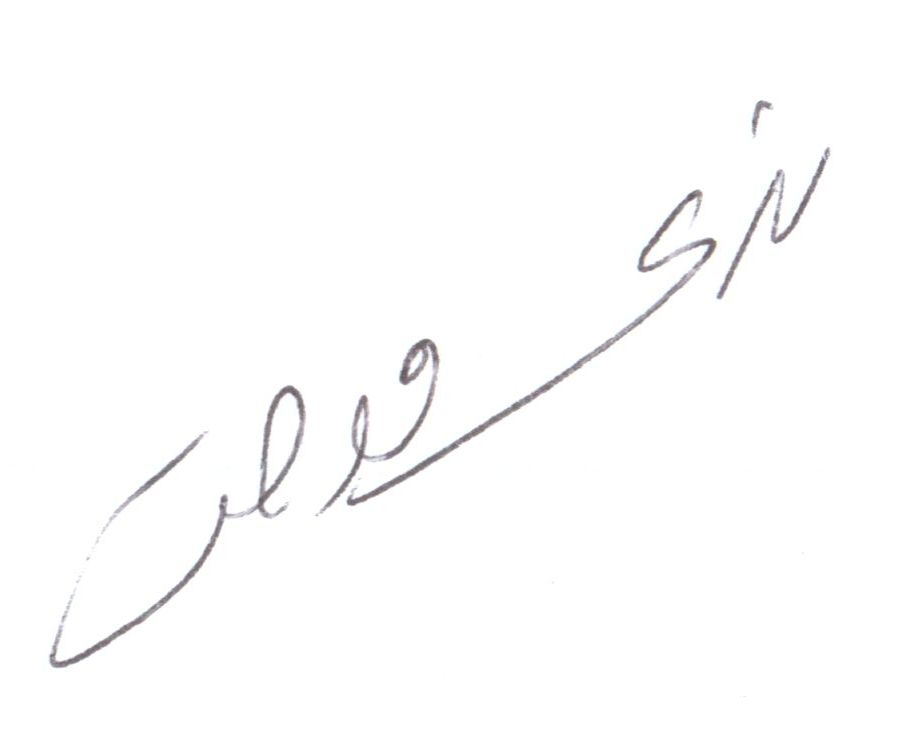
#> input picture Data/signature.jpg, 914 x 734 px; the run also reads 1 picture not shown here
$ python main-app.py   (Python 2 division)   (older library calls are emulated)
#> lines starting #> are read from the running program, lines starting #| are printed output that depends on the picture; after the words box and inside, x2 and y2 are one past the last pixel; in counts of white or black regions, pixels touching at a corner belong together; long printed decimals are rounded
### Libraries/ExtractKeypoints/ExtractKeypoints.py
import cv2
import numpy as np
from skimage.morphology import skeletonize

from Libraries.Preprocessing.Preprocessing import preprocessing


def noiseRemoval(img):
    tmp0 = np.array(img[:])
    tmp0 = np.array(tmp0)
    tmp1 = tmp0 / 255
    tmp2 = np.array(tmp1)
    tmp3 = np.array(tmp2)

    Img = np.array(tmp0)
    filTer = np.zeros((10, 10))
    W, H = tmp0.shape[:2]
    fsize = 6

    for i in range(W - fsize):
        for j in range(H - fsize):
            filTer = tmp1[i:i + fsize, j:j + fsize]

            flag = 0
            if sum(filTer[:, 0]) == 0:
                flag += 1
            if sum(filTer[:, fsize - 1]) == 0:
                flag += 1
            if sum(filTer[0, :]) == 0:
                flag += 1
            if sum(filTer[fsize - 1, :]) == 0:
                flag += 1
            if flag > 3:
                tmp2[i:i + fsize, j:j + fsize] = np.zeros((fsize, fsize))

    return tmp2


def extractKeypoints(img):
    clahe = cv2.createCLAHE(clipLimit=2.0, tileGridSize=(8, 8))
    img = clahe.apply(img)
    img = preprocessing(img)
    img = np.array(img, dtype=np.uint8)

    ret, img = cv2.threshold(img, 127, 255, cv2.THRESH_BINARY_INV | cv2.THRESH_OTSU)

    img[img == 255] = 1

    skeleton = skeletonize(img)
    skeleton = np.array(skeleton, dtype=np.uint8)
    skeleton = noiseRemoval(skeleton)

    harris_corners = cv2.cornerHarris(img, 3, 3, 0.04)
    harris_normalized = cv2.normalize(harris_corners, 0, 255, norm_type=cv2.NORM_MINMAX, dtype=cv2.CV_32FC1)
    threshold_harris = 125

    keypoints = []
    for x in range(0, harris_normalized.shape[0]):
        for y in range(0, harris_normalized.shape[1]):
            if harris_normalized[x][y] > threshold_harris:
                keypoints.append(cv2.KeyPoint(y, x, 1))

    orb = cv2.ORB_create()

    _, des = orb.compute(img, keypoints)
    return keypoints, des

### Libraries/StrokeSegmentation/StrokeSegmentation.py
import numpy as np


def normalise(img, mean, std):
    normed = (img - np.mean(img)) / (np.std(img))
    return normed


def strokeSeg(im, blksze, thresh):
#> called with blksze = 16, thresh = 0.3
    rows, cols = im.shape
#> rows = 734; cols = 914

    im = normalise(im, 0, 1)

    new_rows = np.int(blksze * np.ceil((np.float(rows)) / (np.float(blksze))))
#> new_rows = 736
    new_cols = np.int(blksze * np.ceil((np.float(cols)) / (np.float(blksze))))
#> new_cols = 928

    padded_img = np.zeros((new_rows, new_cols))
    stddevim = np.zeros((new_rows, new_cols))

    padded_img[0:rows][:, 0:cols] = im

    for i in range(0, new_rows, blksze):
        for j in range(0, new_cols, blksze):
            block = padded_img[i:i + blksze][:, j:j + blksze]

            stddevim[i:i + blksze][:, j:j + blksze] = np.std(block) * np.ones(block.shape)

    stddevim = stddevim[0:rows][:, 0:cols]
#> stddevim: shape (734, 914) float64

    mask = stddevim > thresh
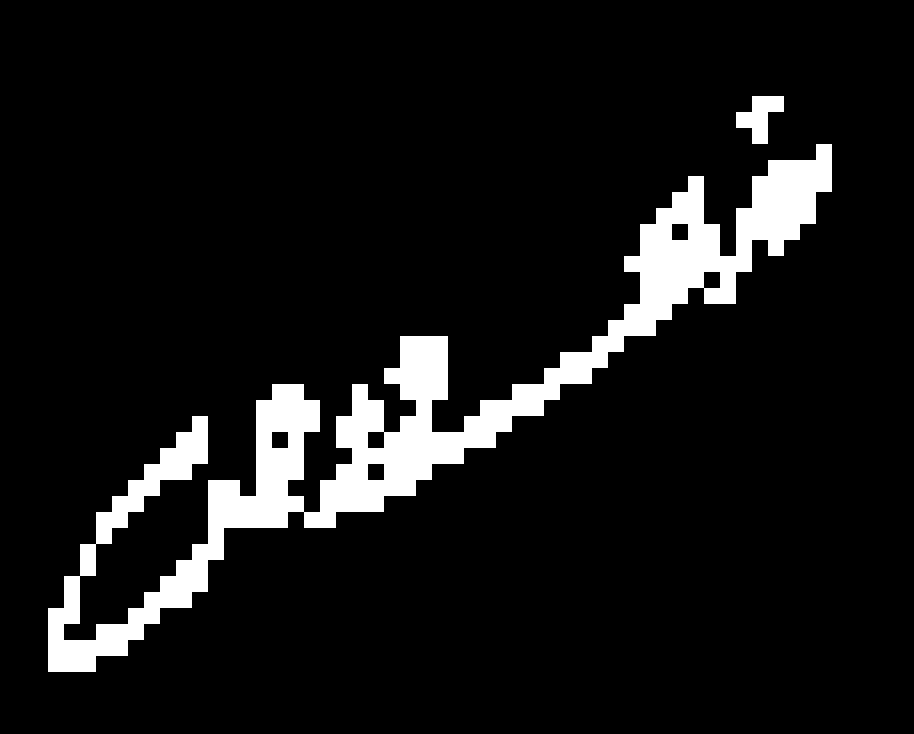
#> mask: shape (734, 914) bool; 8.5% white; 2 white regions, box (x1, y1, x2, y2) and area: (48, 144, 832, 672) 55552, (736, 96, 784, 144) 1280

    mean_val = np.mean(im[mask])
#> mean_val = -1.73

    std_val = np.std(im[mask])
#> std_val = 2.92

    normim = (im - mean_val) / std_val
    return normim, mask

### Libraries/StrokeOrient/StrokeOrient.py
from scipy import signal, ndimage
import cv2
import numpy as np


def strokeOrient(im, gradientsigma, blocksigma, orientsmoothsigma):
#> called with gradientsigma = 1, blocksigma = 7, orientsmoothsigma = 7
    rows, cols = im.shape
#> rows = 734; cols = 914
    sze = np.fix(6 * gradientsigma)
    if np.remainder(sze, 2) == 0:
        sze = sze + 1

    gauss = cv2.getGaussianKernel(np.int(sze), gradientsigma)
    f = gauss * gauss.T

    fy, fx = np.gradient(f)
    Gx = signal.convolve2d(im, fx, mode='same')
    Gy = signal.convolve2d(im, fy, mode='same')

    Gxx = np.power(Gx, 2)
    Gyy = np.power(Gy, 2)
    Gxy = Gx * Gy

    sze = np.fix(6 * blocksigma)

    gauss = cv2.getGaussianKernel(np.int(sze), blocksigma)
    f = gauss * gauss.T

    Gxx = ndimage.convolve(Gxx, f)
    Gyy = ndimage.convolve(Gyy, f)
    Gxy = 2 * ndimage.convolve(Gxy, f)
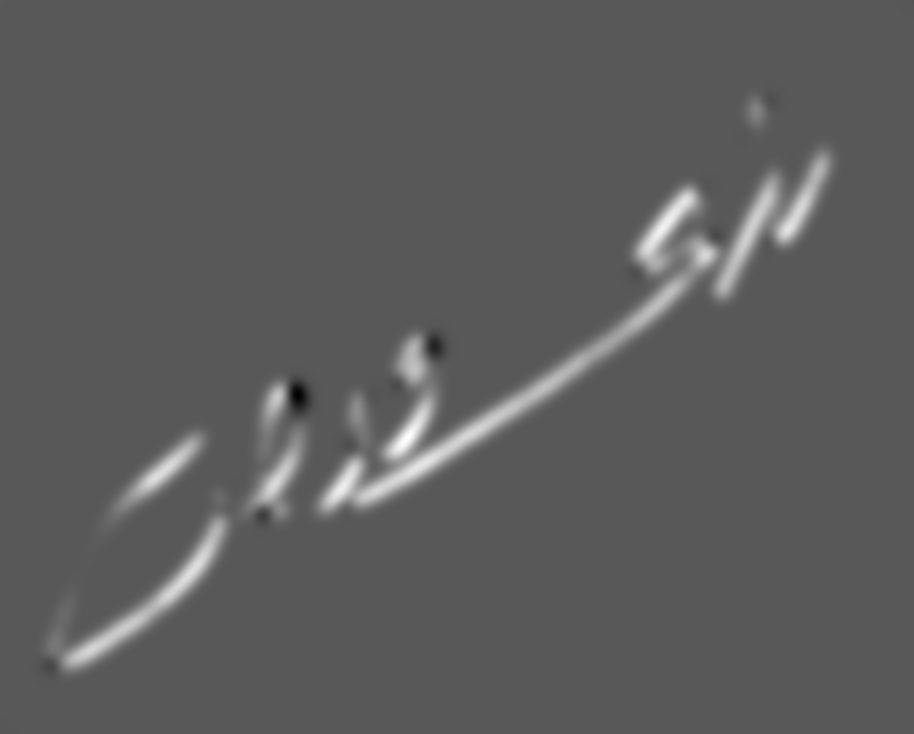
#> Gxy: shape (734, 914) float64; min -0.131, max 0.248, mean 0.00702; drawn with min black and max white
    denom = np.sqrt(np.power(Gxy, 2) + np.power((Gxx - Gyy), 2)) + np.finfo(float).eps

    sin2theta = Gxy / denom
    cos2theta = (Gxx - Gyy) / denom

    if orientsmoothsigma:
        sze = np.fix(6 * orientsmoothsigma)
        if np.remainder(sze, 2) == 0:
            sze = sze + 1
        gauss = cv2.getGaussianKernel(np.int(sze), orientsmoothsigma)
        f = gauss * gauss.T
        cos2theta = ndimage.convolve(cos2theta, f)
        sin2theta = ndimage.convolve(sin2theta, f)

    orientim = np.pi / 2 + np.arctan2(sin2theta, cos2theta) / 2
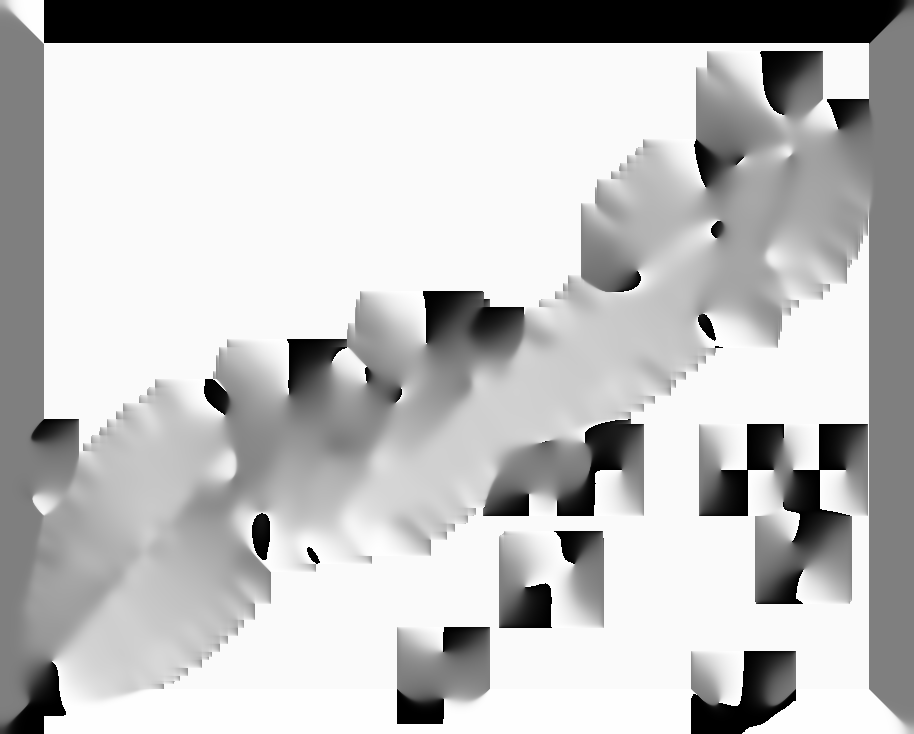
#> orientim: shape (734, 914) float64; min 0, max 3.14, mean 2.34; drawn with min black and max white
    return orientim

### Libraries/StrokeFrequency/StrokeFrequency.py
import math
import numpy as np
import scipy


def strokeFreq(im, mask, orient, blksze, windsze, minWaveLength, maxWaveLength):
#> called with blksze = 38, windsze = 5, minWaveLength = 5, maxWaveLength = 15
    rows, cols = im.shape
#> rows = 734; cols = 914
    freq = np.zeros((rows, cols))

    for r in range(0, rows - blksze, blksze):
        for c in range(0, cols - blksze, blksze):
            blkim = im[r:r + blksze][:, c:c + blksze]
            blkor = orient[r:r + blksze][:, c:c + blksze]

            freq[r:r + blksze][:, c:c + blksze] = frequencyQuery(blkim, blkor, windsze, minWaveLength, maxWaveLength)
#> this loop made 19 passes
#> pass 1, in frequencyQuery (call 3), `rotim = rotim[offset:offset + cropsze][:, offset:offset + cropsze]`:
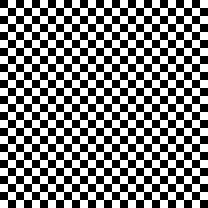
#> rotim: shape (26, 26) float64 (shown 8 times larger); values 0.647 (black) and 0.647 (white), 50% white in thin lines or dots
#> after the loop: blkim: shape (38, 38) float64; every value is 0.647

    freq = freq * mask
    freq_1d = np.reshape(freq, (1, rows * cols))
    ind = np.where(freq_1d > 0)

    ind = np.array(ind)
    ind = ind[1, :]

    non_zero_elems_in_freq = freq_1d[0][ind]

    meanfreq = np.mean(non_zero_elems_in_freq)
    medianfreq = np.median(non_zero_elems_in_freq)
    return freq, meanfreq


def frequencyQuery(im, orientim, windsze, minWaveLength, maxWaveLength):
    rows, cols = np.shape(im)
    cosorient = np.mean(np.cos(2 * orientim))
    sinorient = np.mean(np.sin(2 * orientim))
    orient = math.atan2(sinorient, cosorient) / 2
    rotim = scipy.ndimage.rotate(im, orient / np.pi * 180 + 90, axes=(1, 0), reshape=False, order=3, mode='nearest')
    cropsze = int(np.fix(rows / np.sqrt(2)))
    offset = int(np.fix((rows - cropsze) / 2))
    rotim = rotim[offset:offset + cropsze][:, offset:offset + cropsze]
    proj = np.sum(rotim, axis=0)
    dilation = scipy.ndimage.grey_dilation(proj, windsze, structure=np.ones(windsze))

    temp = np.abs(dilation - proj)

    peak_thresh = 2

    maxpts = (temp < peak_thresh) & (proj > np.mean(proj))
    maxind = np.where(maxpts)

    rows_maxind, cols_maxind = np.shape(maxind)
    if cols_maxind < 2:
        freqim = np.zeros(im.shape)
    else:
        NoOfPeaks = cols_maxind
        waveLength = (maxind[0][cols_maxind - 1] - maxind[0][0]) / (NoOfPeaks - 1)
        if minWaveLength <= waveLength <= maxWaveLength:
            freqim = 1 / np.double(waveLength) * np.ones(im.shape)
        else:
            freqim = np.zeros(im.shape)

    return freqim

### Libraries/Preprocessing/Preprocessing.py
from Libraries.StrokeFilter.StrokeFilter import strokeFilter
from Libraries.StrokeFrequency.StrokeFrequency import strokeFreq
from Libraries.StrokeOrient.StrokeOrient import strokeOrient
from Libraries.StrokeSegmentation.StrokeSegmentation import strokeSeg


def preprocessing(img):
    blksze = 16
    thresh = 0.3
    normim, mask = strokeSeg(img, blksze, thresh)

    gradientsigma = 1
    blocksigma = 7
    orientsmoothsigma = 7
    orientim = strokeOrient(normim, gradientsigma, blocksigma, orientsmoothsigma)

    blksze = 38
    windsze = 5
    minWaveLength = 5
    maxWaveLength = 15
    freq, medfreq = strokeFreq(normim, mask, orientim, blksze, windsze, minWaveLength, maxWaveLength)

    freq = medfreq * mask
    kx = 0.65
    ky = 0.65
    newim = strokeFilter(normim, orientim, freq, kx, ky)
    return newim < -3

### Libraries/StrokeFilter/StrokeFilter.py
import numpy as np
import scipy


def strokeFilter(im, orient, freq, kx, ky):
#> called with kx = 0.65, ky = 0.65
    angleInc = 3
    im = np.double(im)
    rows, cols = im.shape
    newim = np.zeros((rows, cols))

    freq_1d = np.reshape(freq, (1, rows * cols))
    ind = np.where(freq_1d > 0)

    ind = np.array(ind)
    ind = ind[1, :]

    non_zero_elems_in_freq = freq_1d[0][ind]
    non_zero_elems_in_freq = np.double(np.round((non_zero_elems_in_freq * 100))) / 100

    unfreq = np.unique(non_zero_elems_in_freq)
    sigmax = 1 / unfreq[0] * kx
    sigmay = 1 / unfreq[0] * ky

    sze = np.round(3 * np.max([sigmax, sigmay]))

    x, y = np.meshgrid(np.linspace(-sze, sze, (2 * sze + 1)), np.linspace(-sze, sze, (2 * sze + 1)))

    reffilter = np.exp(-((np.power(x, 2)) / (sigmax * sigmax) + (np.power(y, 2)) / (sigmay * sigmay))) * np.cos(
        2 * np.pi * unfreq[0] * x)

    filt_rows, filt_cols = reffilter.shape

    gabor_filter = np.array(np.zeros((180 / angleInc, filt_rows, filt_cols)))

    for o in range(0, 180 / angleInc):
        rot_filt = scipy.ndimage.rotate(reffilter, -(o * angleInc + 90), reshape=False)
        gabor_filter[o] = rot_filt
    maxsze = int(sze)

    temp = freq > 0
    validr, validc = np.where(temp)

    temp1 = validr > maxsze
    temp2 = validr < rows - maxsze
    temp3 = validc > maxsze
    temp4 = validc < cols - maxsze

    final_temp = temp1 & temp2 & temp3 & temp4

    finalind = np.where(final_temp)
    maxorientindex = np.round(180 / angleInc)
    orientindex = np.round(orient / np.pi * 180 / angleInc)
    for i in range(0, rows):
        for j in range(0, cols):
            if orientindex[i][j] < 1:
                orientindex[i][j] = orientindex[i][j] + maxorientindex
            if orientindex[i][j] > maxorientindex:
                orientindex[i][j] = orientindex[i][j] - maxorientindex
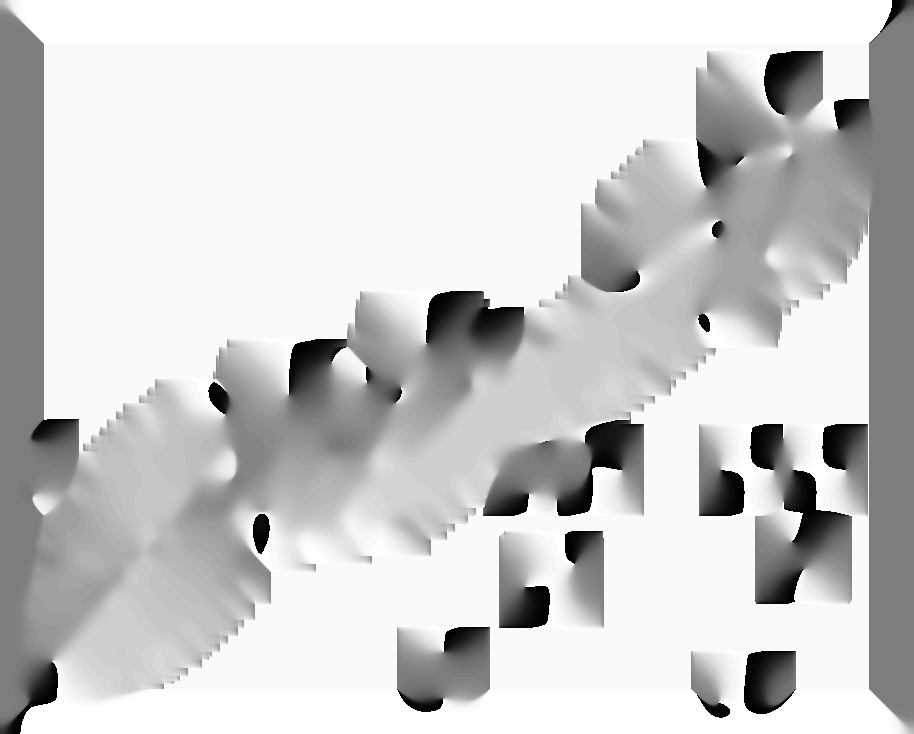
#> orientindex: shape (734, 914) float64; min 1, max 60, mean 48.6; drawn with min black and max white
    finalind_rows, finalind_cols = np.shape(finalind)
    sze = int(sze)
    for k in range(0, finalind_cols):
        r = validr[finalind[0][k]]
        c = validc[finalind[0][k]]

        img_block = im[r - sze:r + sze + 1][:, c - sze:c + sze + 1]

        newim[r][c] = np.sum(img_block * gabor_filter[int(orientindex[r][c]) - 1])
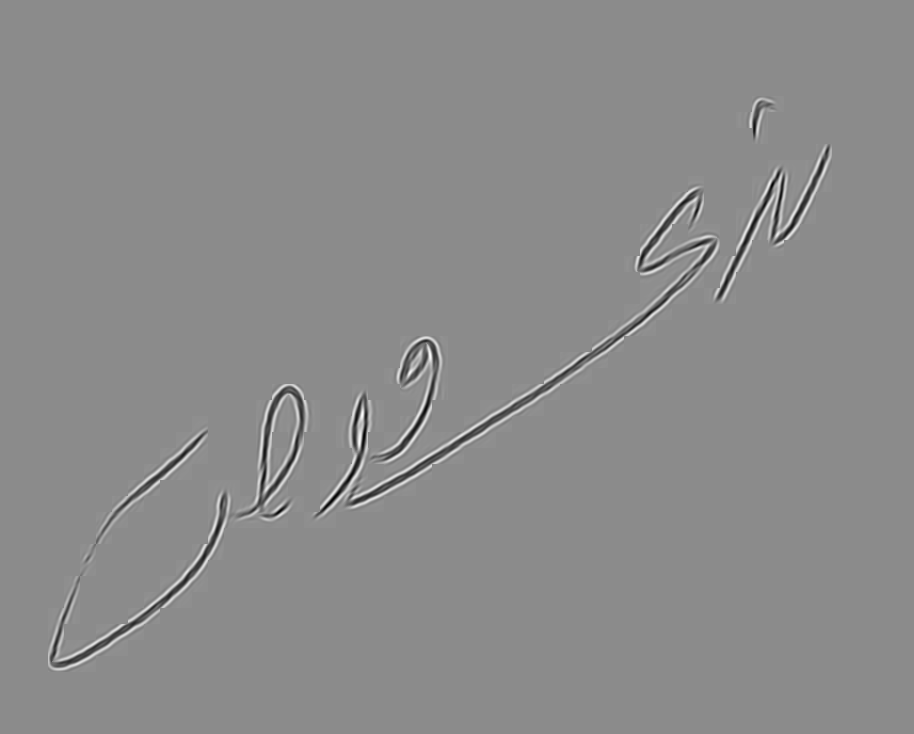
#> newim: shape (734, 914) float64; min -20.45, max 16.85, mean -0.00132; drawn with min black and max white

    return newim

### main-app.py
import sys
import argparse
import cv2
from matplotlib import pyplot as plt
from Libraries.ExtractKeypoints.ExtractKeypoints import extractKeypoints


def main(args):
    print('----|| INIT MODULE ||----')
    img1 = cv2.imread(args.image, cv2.IMREAD_GRAYSCALE)
    kp1, des1 = extractKeypoints(img1)
#> in preprocessing, `return newim < -3`: returned value: shape (734, 914) bool; 1.6% white; 15 white regions (2 under 20 px), largest, box (x1, y1, x2, y2) and area: (346, 240, 717, 506) 2557, (50, 492, 227, 667) 1640, (237, 386, 304, 517) 1291
#> in extractKeypoints, `skeleton = skeletonize(img)`:
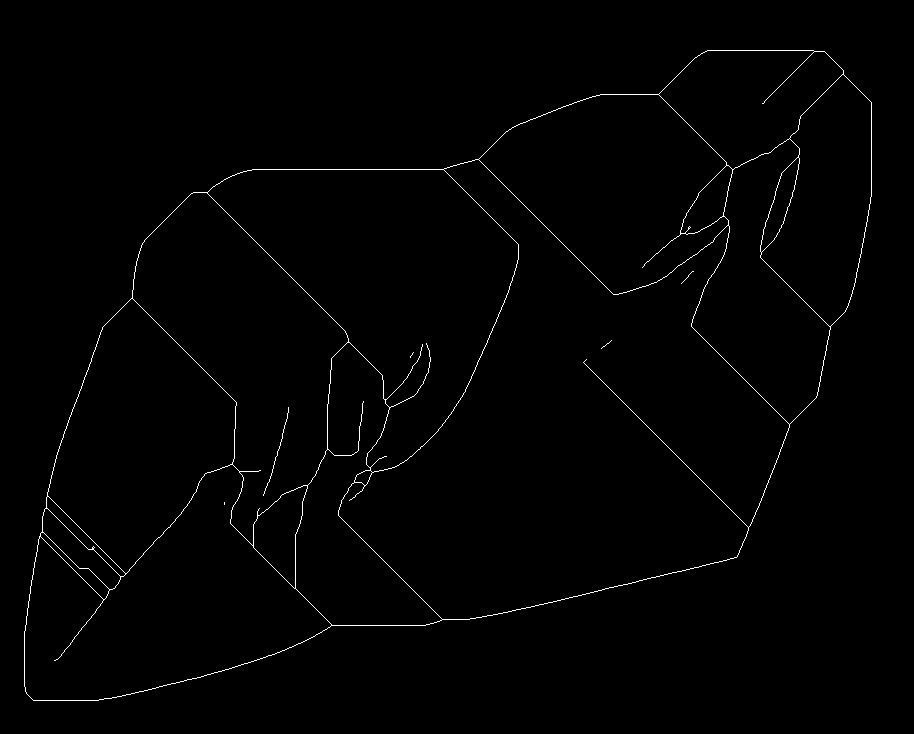
#> skeleton: shape (734, 914) bool; 0.91% white in thin lines or dots, all inside (x1, y1, x2, y2) = (24, 50, 872, 701)
#> in noiseRemoval, `tmp1 = tmp0 / 255`: tmp1: shape (734, 914); every value is 0
    img2 = cv2.imread(args.ref_image, cv2.IMREAD_GRAYSCALE)
    kp2, des2 = extractKeypoints(img2)

    bf = cv2.BFMatcher(cv2.NORM_HAMMING, crossCheck=True)
    matches = sorted(bf.match(des1, des2), key=lambda match: match.distance)

    img4 = cv2.drawKeypoints(img1, kp1, outImage=None)
    img5 = cv2.drawKeypoints(img2, kp2, outImage=None)

    if args.visual:
        f, axarr = plt.subplots(1, 2)
        axarr[0].imshow(img4)
        axarr[1].imshow(img5)
        plt.show()

        img3 = cv2.drawMatches(img1, kp1, img2, kp2, matches, flags=2, outImg=None)
        plt.imshow(img3)
        plt.show()

    score = 0
    for match in matches:
        score += match.distance
#> this loop made 22 passes
    if score / len(matches) < args.thres:
        print("RESULT: Signature match with score = {}".format(100-(score / len(matches))))
#| RESULT: Signature match with score = 90.364
    else:
        print("RESULT: Signature does not match.")
    print('----|| MODULE ENDED ||----')


def setup(argv):
    parser = argparse.ArgumentParser()
    parser.add_argument('--image', help='Provide signature image path needs to be verified', type=str, default='Data/signature.jpg')
    parser.add_argument('--ref_image', help='Provide reference signature image path needs to be verified', type=str, default='Data/ref-signature.jpg')
    parser.add_argument('--thres', help='Signature matching threshold', type=int, default=20)
    parser.add_argument('--visual', help='Visulisation of result', type=bool, default=True)
    return parser.parse_args(argv)


if __name__ == '__main__':
    '''
    Configuration
    '''
    arguments = setup(sys.argv[1:])
    main(args=arguments)
